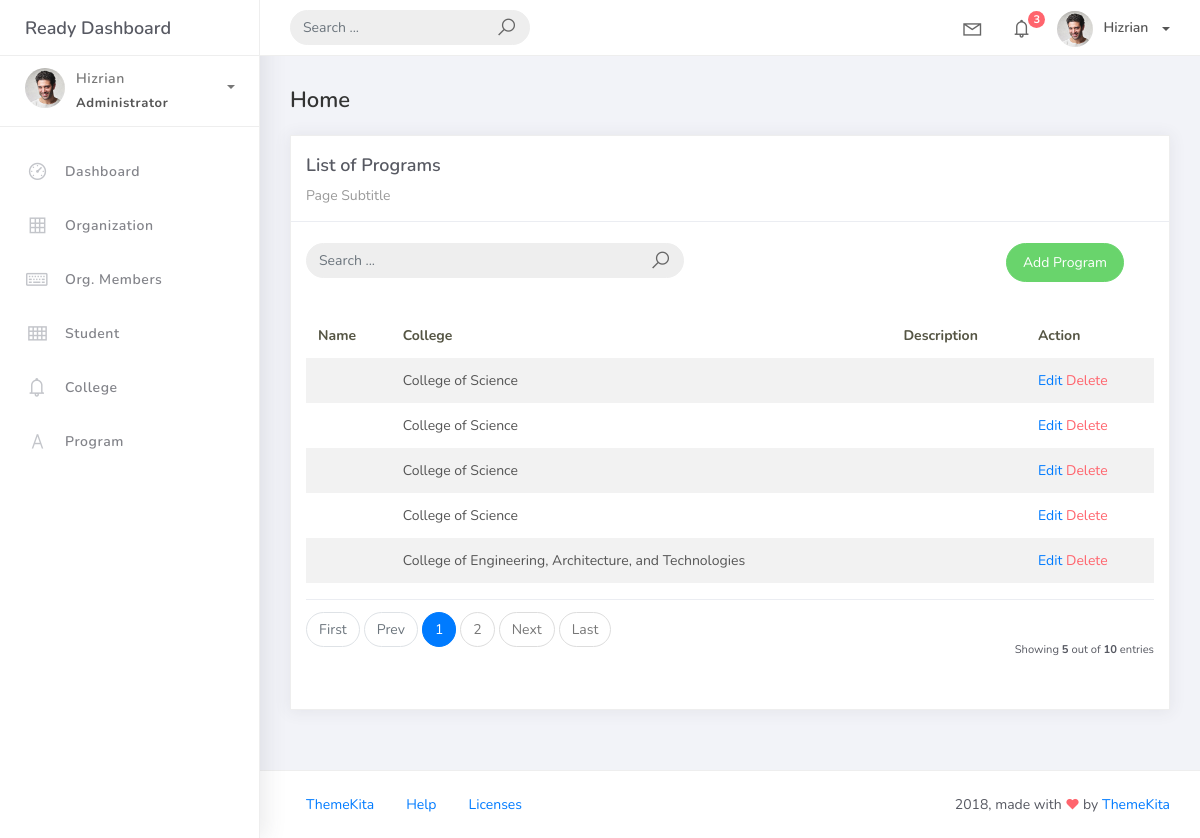
The page /program_list on the database its author committed.
### studentorg/models.py (models this page shows, shortened)
class BaseModel(models.Model):
    created_at = models.DateTimeField(auto_now_add=True, db_index=True)
    updated_at = models.DateTimeField(auto_now=True)
    class Meta: abstract = True

class Program(BaseModel):
    prog_name = models.CharField(max_length=150)
    college = models.ForeignKey(College, on_delete=models.CASCADE)

class College(BaseModel):
    college_name = models.CharField(max_length=150)
    def __str__(self):
        return self.college_name

### studentorg/views.py (the view)
# urls.py: path('program_list', ProgramList.as_view(), name='program-list'),
class ProgramList(ListView):
    model = Program
    context_object_name = 'program'
    template_name = 'program_list.html'
    paginate_by = 5
    def get_queryset(self, *args, **kwargs):
        qs = super(ProgramList, self).get_queryset(*args, **kwargs)
        if self.request.GET.get("q") is not None:
            query = self.request.GET.get('q')
            qs = qs.filter(Q(prog_name__icontains=query) | Q(college__college_name__icontains=query))
        return qs

### templates/program_list.html (shortened to what this page needs)
{% extends 'base.html' %} {% load static %} {% block content %}
<div class="content">
    <div class="container-fluid">
        <h4 class="page-title">Home</h4>
        <div class="row">
            <div class="col-md-12">
                <div class="card">
                    <div class="card-header">
                        <div class="card-title">List of Programs</div>
                        <div class="card-category">Page Subtitle</div>
                    </div>
                    <br />
                            <div class="col-md-12 row">
                                <div class="col-md-6">
                                    <form class="navbar-left navbar-form nav-search mr-md-3" action="{% url 'program-list' %}">
                                        <div class="input-group">
                                            <input type="text" placeholder="Search ..." class="form-control" name="q" />
                                            <div class="input-group-append">
                                            <span class="input-group-text">
                                                <i class="la la-search search-icon"></i>
                                            </span>
                                            </div>
                                        </div>
                                    </form>
                                </div>
                                <div class="col-md-6">
                                    <div class="pull-right">
                                        <a href="{% url 'program-add' %}" class="btn btn-success btn-rounded">Add Program</a>
                                    </div>
                                </div>
                            </div>
                    <div class="card-body">
                        <table class="table table-striped mt-3">
                            <thead>
                                <tr>
                                    <th scope="col">Name</th>
                                    <th scope="col">College</th>
                                    <th scope="col">Description</th>
                                    <th scope="col">Action</th>
                                </tr>
                            </thead>
                            <tbody>
                                {% for object in object_list %}
                                <tr>
                                    <td>{{ object.name }}</td>
                                    <td>{{ object.college }}</td>
                                    <td>{{ object.description }}</td>
                                    <td>
                                        <a href="program_list/{{ object.id }}">Edit</a>
                                        <a href="program_list/{{ object.id }}/delete" class="text-danger">Delete</a>
                                    </td>
                                </tr>
                                {% endfor %}
                            </tbody>
                        </table>
                        {% include 'includes/pagination.html' %}
                    </div>
                </div>
            </div>
        </div>
    </div>
</div>
{% endblock %}

### rows shown on the page
Program: college "College of Science"
Program: college "College of Science"
Program: college "College of Science"
Program: college "College of Science"
Program: college "College of Engineering, Architecture, and Technologies"

### other values the page prints
{{ page_num }} "1"
{{ page_num }} "2"
{{ object_list.count }} "5"
{{ paginator.count }} "10"
